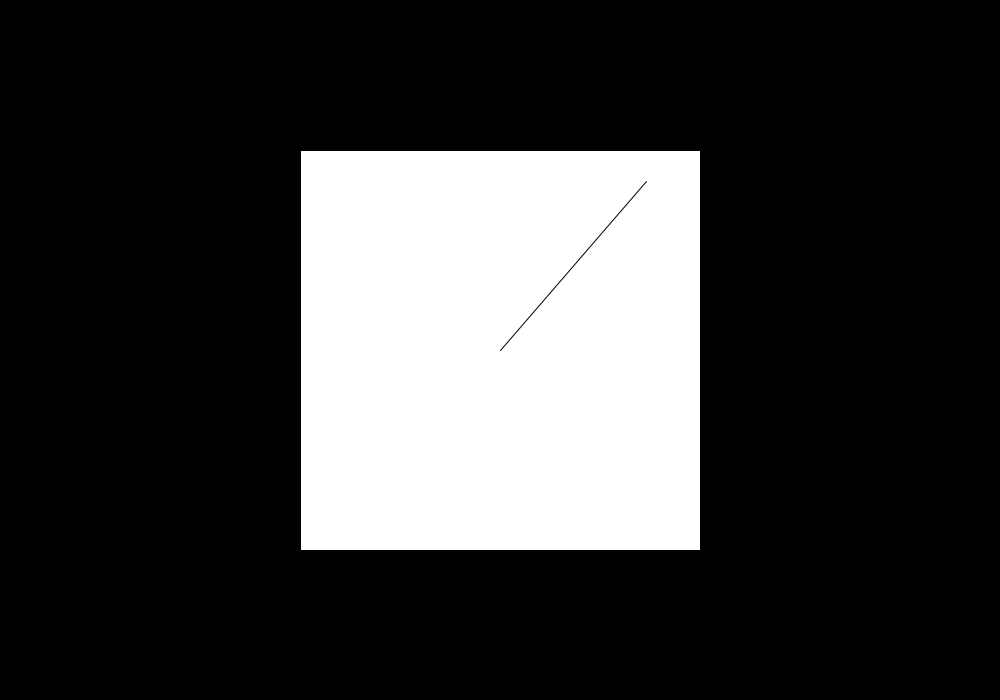
Frame 1 (no input)
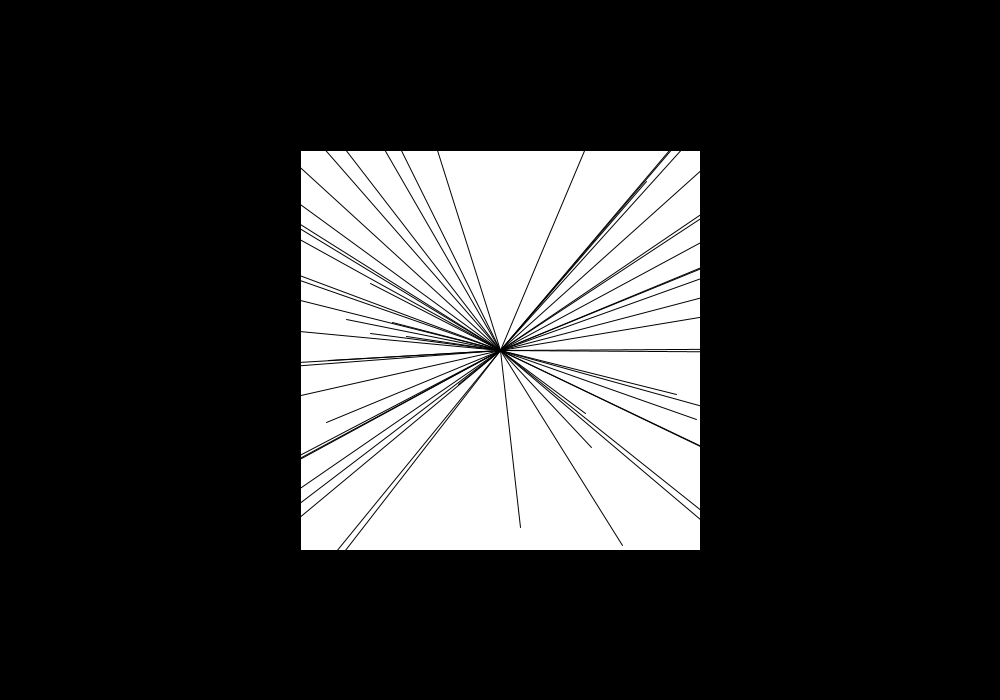
Frame 60 (the mouse pressed at the canvas centre just before this capture)
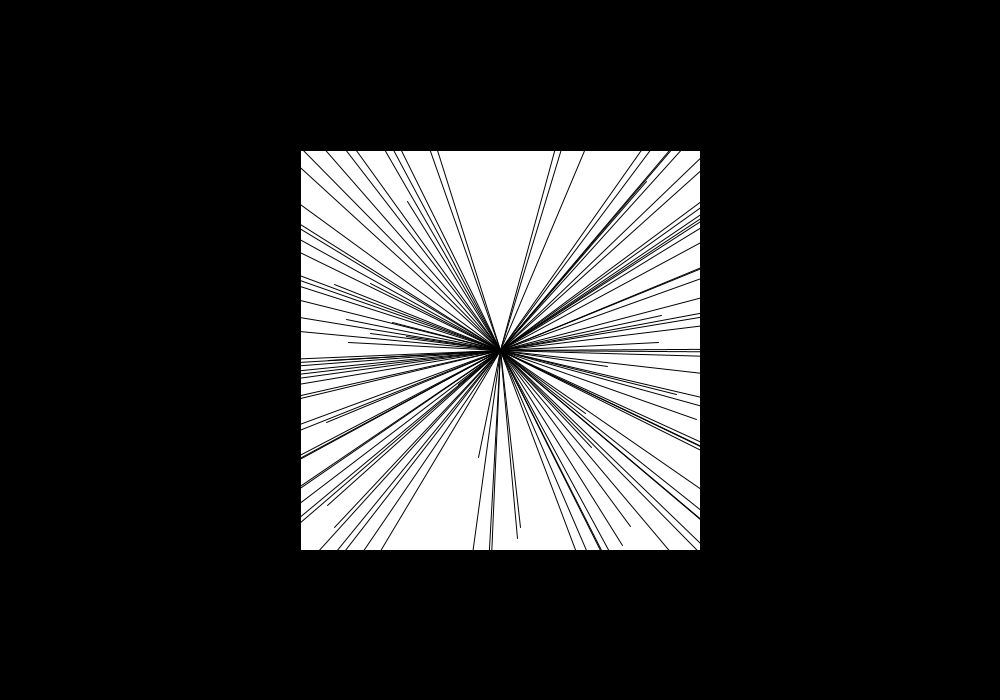
Frame 120 (the mouse held since frame 60 and released just before this capture)

The Processing sketch that drew these frames (run headless with seeded random() and noise(); from frame 60 on, the mouse is pressed at the canvas centre):

// Processing sketch: processing_67591
// ── processing_67591.pde



void setup() {
 frameRate(75);
 background(0);
 size(1000, 700);
 fill(256, 256, 256);
 rect(300, 150, 400, 400);
}


void draw() {
fill(0);
line(500, 350, random(1000), random(700));
}
